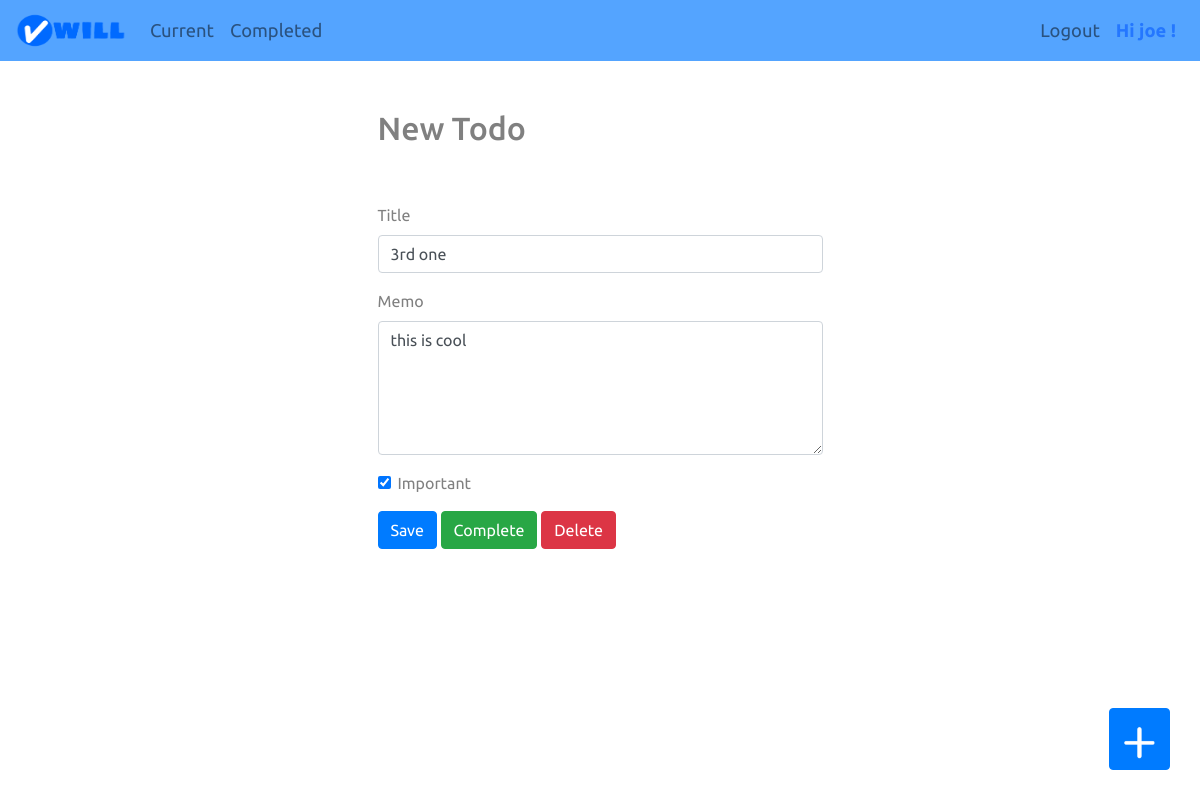
Page /todo/30 (signed in) on the committed database.
### todo/models.py (models this page shows, shortened)
class Todo(models.Model):
    title = models.CharField(max_length=100)
    memo = models.TextField(blank=True)
    created = models.DateTimeField(auto_now_add=True)
    datecompleted = models.DateTimeField(null=True, blank=True)
    important = models.BooleanField(default=False)
    user = models.ForeignKey(User, on_delete=models.CASCADE)

### todo/views.py (the view, shortened to what this page needs)
# urls.py: path('todo/<int:todo_pk>', views.viewtodo, name='viewtodo'),
@login_required
def viewtodo(request, todo_pk):
    todo = get_object_or_404(Todo, pk=todo_pk, user=request.user)
    if request.method == 'GET':
        form = TodoForm(instance=todo)
        return render(request, 'todo/viewtodo.html', {'todo':todo, 'form':form})

### todo/forms.py
class TodoForm(ModelForm):
    class Meta:
        model = Todo
        fields = ['title', 'memo', 'important']

### todo/templates/todo/viewtodo.html (shortened to what this page needs)
{% extends "todo/base.html" %}
{% block content %}
    <div class="row justify-content-center mt-5">
        <div class="col-md-5">
            <h2>New Todo</h2>
        </div>
    </div>
    <div class="row justify-content-center mt-5">
        <div class="col-md-5">
            <form method="POST">
                <div class="form-group">
                    <label for="title">Title</label>
                    <input type="text" name="title" class="form-control" id="title" value="{{ todo.title }}" required>
                </div>
                <div class="form-group">
                    <label for="memo">Memo</label>
                    <textarea name="memo" rows="5" class="form-control" id="memo" >{{ todo.memo }}</textarea>
                </div>
                <div class="form-group form-check">
                    <input type="checkbox" name="important" class="form-check-input" id="important" {% if todo.important %}checked{% endif %}>
                    <label class="form-check-label" for="important">Important</label>
                </div>
                <button type="submit" class="btn btn-primary">Save</button>
                <button type="button" class="btn btn-success" onclick="$('#complete').click()">Complete</button>
                <button type="button" class="btn btn-danger" onclick="$('#delete').click()">Delete</button>
            </form>
        </div>
    </div>
{% endblock %}

### todo/templates/todo/base.html (shortened to what this page needs)
{% load static %}
<!doctype html>
<html lang="en">
<head>
    <link rel="stylesheet" href="https://stackpath.bootstrapcdn.com/bootstrap/4.4.1/css/bootstrap.min.css">
</head>
<body>
<nav class="navbar navbar-expand-md navbar-light" style="background: #54a4ff; isolation:isolate;">
    <a class="navbar-brand" href="{% url 'home' %}">
         <img src="{% static 'todo/brand.png' %}" width="110" height="35" class="d-inline-block align-top">
    </a>
    <div class="collapse navbar-collapse" id="navbarNav">
    {% if user.is_authenticated %}
        <ul class="navbar-nav mr-auto">
                <li class="nav-item {{ current }}">
                    <a class="nav-link" href="{% url 'currenttodos' %}">Current</a>
                </li>
                <li class="nav-item {{ completed }}">
                    <a class="nav-link" href="{% url 'completedtodos' %}">Completed</a>
                </li>
        </ul>
    {% endif %}
    <ul class="navbar-nav ml-auto">
            {% if user.is_authenticated %}
                <li class="nav-item">
                    <a href="#" onclick="$('#signOutBtn').click()" class="nav-link">Logout</a>
                </li>
                <div class="flex" style="text-align: center;">
                  <b class="nav-item nav-link" style="color:#2477ff;">Hi {{ request.user }} !</b>
                </div>
            {% endif %}
        </ul>
    </div>
</nav>
<div class="container">
{% block content %}{% endblock %}
</div>
{% if user.is_authenticated %}
  <a type="button" class="fixed btn btn-primary" href="{% url 'createtodo' %}"><img src="{% static 'todo/plus.png' %}" height="35px" width="35px" alt="+"></a>
{% endif %}
</body>
</html>

### todo/templates/todo/base.html (style rules this page uses)
.nav-link { font-size: 1.15rem; }
body { font-family: 'Ubuntu', sans-serif; }
.fixed { position: fixed; bottom: 30px; right: 30px; z-index: 10; font-size: 2rem; }
h1,h2,label,p { color: #808080; }
.form-control { background-color: #ffffff00; }

### rows in the picture
Todo: title "3rd one", memo "this is cool", important "☑"

### other values in the picture
{{ request.user }} "joe"
